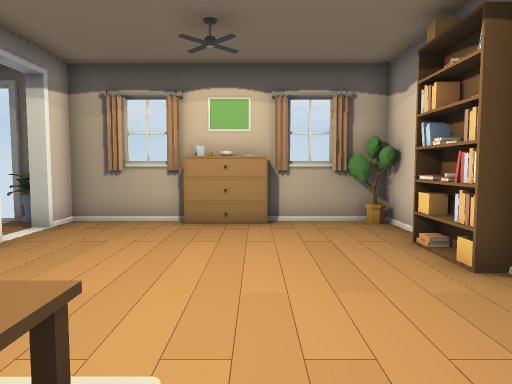
view 1 (above)

22 first-person views from a walk through a 3-D level made in the Unity game engine. The camera is 1.5 m above the floor, tilts 4° down and sees 70° across. Doors are open. The floor is counted in squares, 1 m on a side. Each view is taken from the middle of a square. On the plan, view 1 faces up. The plan holds only what a view shows up to about 16 squares ahead; the rest is blank. Some animated figures are not drawn.

view 2
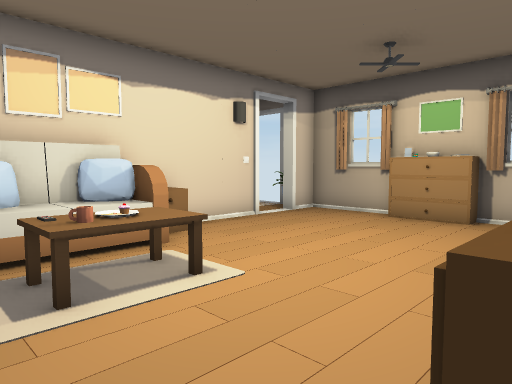

view 3
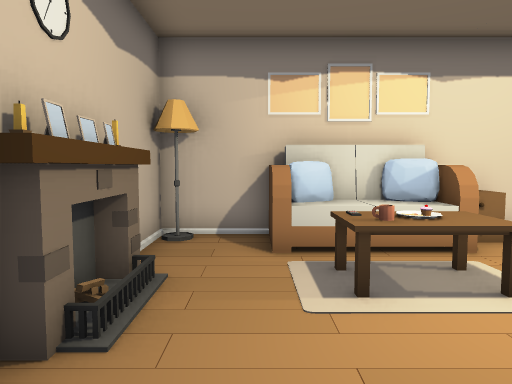

view 4
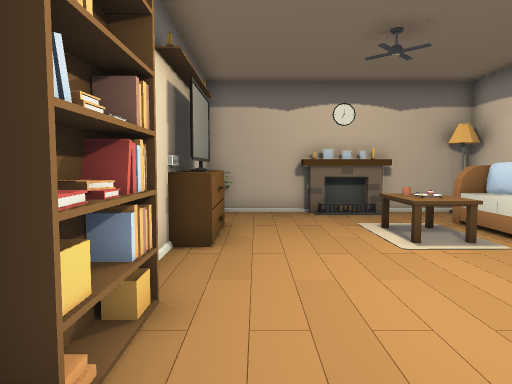

view 5
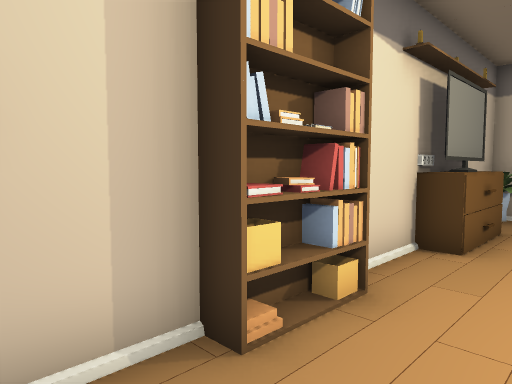

view 6
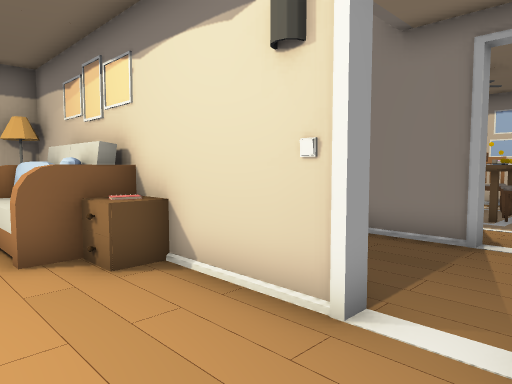

view 7
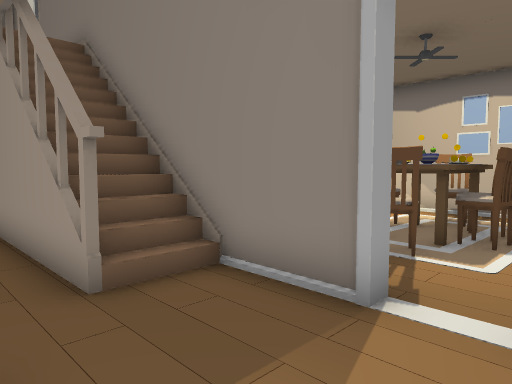

view 8
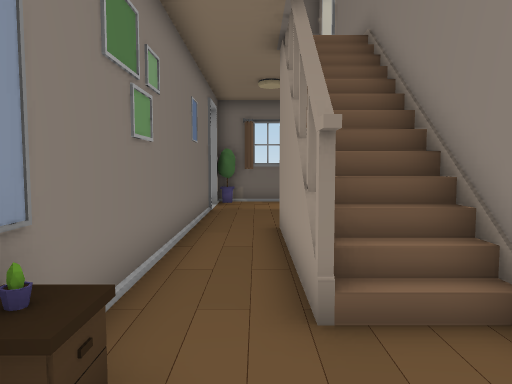

view 9
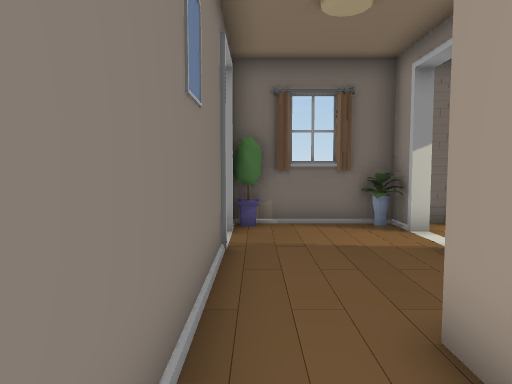

view 10
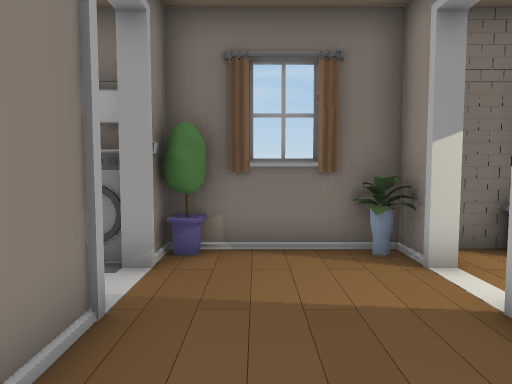

view 11
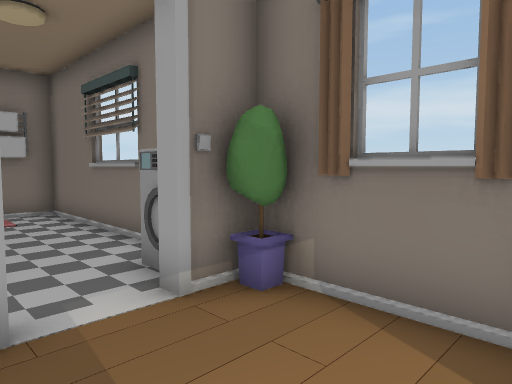

view 12
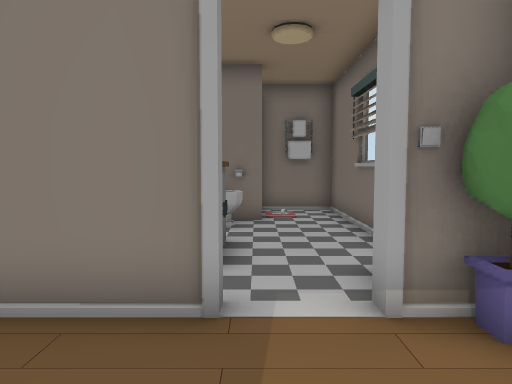

view 13
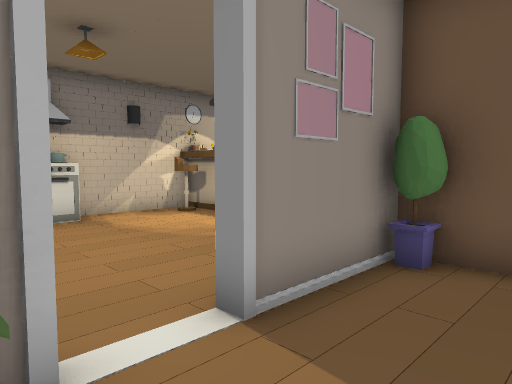

view 14
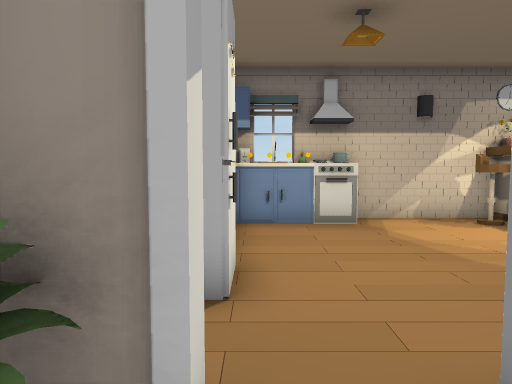

view 15
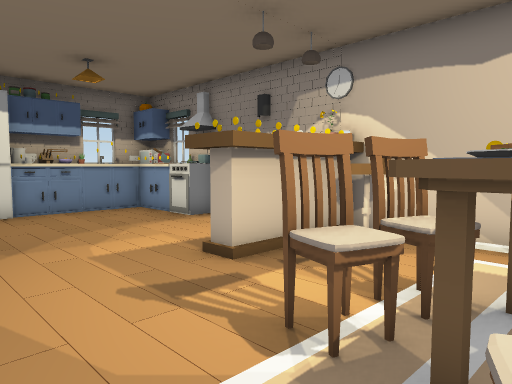

view 16
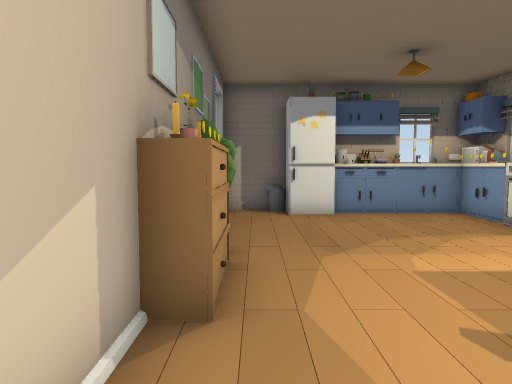

view 17
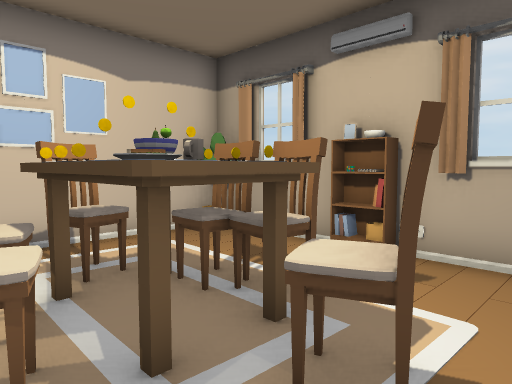

view 18
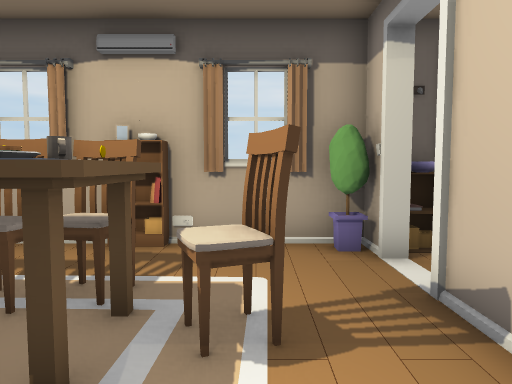

view 19
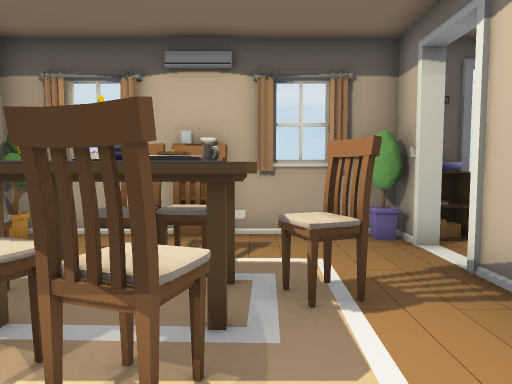

view 20
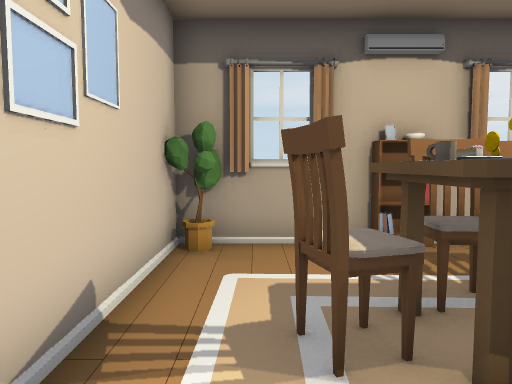

view 21
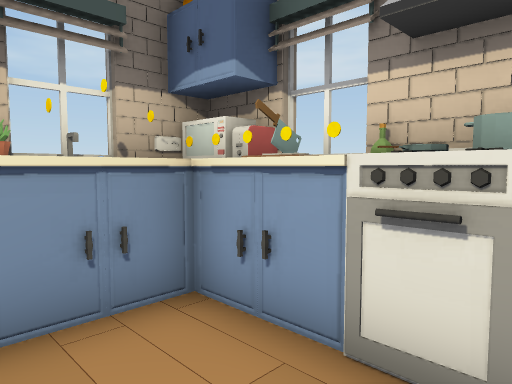

view 22
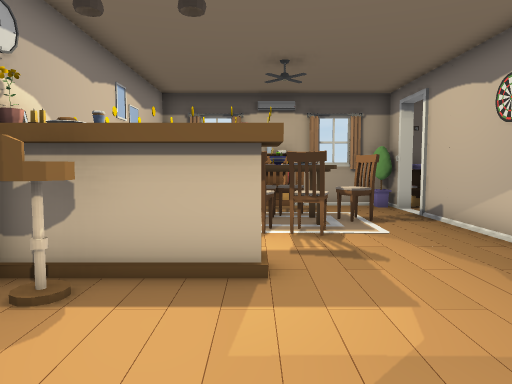

### Floor plan
Points are (right, up) in squares from view 1. A wall is a line through its corners. A room is listed if a view was taken in it or the views show most of it. See-through windows are left out.
Room 1 (views 1, 2, 3, 4, 5, 6, 9)
walls: (2.8, 1.5) (2.8, 2.3) (3.6, 2.3); (2.8, -0.5) (2.8, 0.6); (-5.4, 3.5) (-5.4, 4.4); (-5.1, -0.5) (-5.1, -2.5); (0.5, -3.1) (3.6, -3.1) (3.6, 10.1) (0.5, 10.1); (-5.1, 5.5) (-5.1, 3.4); (-4.5, -3.1) (-2.4, -3.1); (1.2, -4.5) (1.2, -4); (-7.6, 4.6) (-7.6, -1.1); (-1.4, 9.5) (-1.9, 9.5); (-2, 10.1) (-5.1, 10.1) (-5.1, 8.8); (-2.1, -7.6) (3.6, -7.6) (3.6, -5.1)
low walls: (-5.1, 3.9) (-4.2, 3.9) (-4.2, 2.9)
ways out: opening at (-6.5, 5) to room 2; open door at (-5, 8) to room 2; opening at (-6.5, -1) to room 3; open door at (-5, -5.5) to room 3
objects: other object (-5, -7) to (-4, -7); sofa (-5, -1) to (-3, 2); other object (-5, 3); pillow (-4, 0); pillow (-4, 2); other object (-3, -4); other object (-2, -3); table (-2, 0) to (-1, 2); fireplace (-1, -3); other object (-1, 1); other object (-1, 10); toilet (0, -5); other object (0, -3); other object (0, 10); other object (1, -5); books (3, 5); books (3, 6); books (3, 7)
Room 2 (views 7, 8)
walls: (-5.1, 7.2) (-5.1, 5.5); (-9.6, 7.2) (-9.6, 4.5); (-8.6, 9.3) (-9.4, 9.3); (-5.4, 4.4) (-5.4, 5.6); (-6.2, 10.1) (-6.8, 10.1); (-8.2, 10.1) (-9.1, 10.1)
low walls: (-8.5, 4.2) (-7.7, 4.2)
ways out: opening at (-6.5, 5) to room 1; open door at (-5, 8) to room 1; opening at (-9, 4) to room 4; open door at (-10, 8) to room 4; open door at (-7.5, 10)
objects: flower (-6, 5); nightstand (-6, 6)
Room 3 (views 10, 11, 12, 13, 14)
walls: (-5.4, -4.6) (-5.4, -0.4); (-9.6, -6.3) (-9.6, -7.6) (-5.4, -7.6) (-5.4, -6.3); (-9.6, -1.5) (-9.6, -4.6)
ways out: opening at (-6.5, -1) to room 1; open door at (-5, -5.5) to room 1; opening at (-9, -1) to room 4; open door at (-10, -5.5) to room 4
objects: flower (-9, -7); flower (-6, -7); lamp (-5, -3)
Room 4 (views 15, 16, 17, 18, 19, 20, 21, 22)
walls: (-9.9, 1.5) (-9.9, 7.2); (-9.6, 4.5) (-9.6, 1.5); (-12.1, -7.6) (-10, -7.6); (-9.9, 8.8) (-9.9, 10.1) (-13.5, 10.1); (-14.4, 10.1) (-18.6, 10.1) (-18.6, -6.6); (-14.7, 10.1) (-14.7, 9.6); (-18.1, -7.6) (-14.3, -7.6)
ways out: opening at (-9, 4) to room 2; open door at (-10, 8) to room 2; opening at (-9, -1) to room 3; open door at (-10, -5.5) to room 3
objects: other object (-18, -7); other object (-18, -6); other object (-18, -5); oven (-18, -4) to (-17, -3); chair (-18, 0) to (-17, 0); other object (-18, 1); chair (-18, 2) to (-17, 3); other object (-17, 1) to (-16, 1); chair (-17, 6) to (-16, 6); table (-16, 5); table (-16, 7); chair (-15, 4) to (-15, 5); other object (-15, 6); chair (-15, 7); other object (-14, -7); chair (-14, 4) to (-14, 5); chair (-14, 7) to (-14, 8); fridge (-13, -7) to (-12, -6); table (-13, 5); other object (-13, 6); table (-13, 7); bin (-12, -7); chair (-12, 6) to (-12, 7); other object (-11, -7); flower (-11, -1); other object (-10, 0); flower (-9, -1); flower (-9, 0); mirror (-9, 1)

Where each view was taken, in squares from view 1:
view 1: 0 up, 0 right, facing up
view 2: 1 down, 3 right, facing up-left
view 3: 1 down, 3 right, facing left
view 4: 9 up, 2 right, facing down
view 5: 9 up, 1 right, facing down-right
view 6: 9 up, 2 left, facing down-left
view 7: 9 up, 6 left, facing down-left
view 8: 8 up, 7 left, facing down
view 9: 2 up, 6 left, facing down
view 10: 1 down, 7 left, facing down
view 11: 4 down, 9 left, facing down-right
view 12: 5 down, 9 left, facing right
view 13: 7 down, 7 left, facing up-left
view 14: 6 down, 8 left, facing left
view 15: 6 up, 11 left, facing down-left
view 16: 5 up, 11 left, facing down
view 17: 4 up, 11 left, facing up-left
view 18: 3 up, 12 left, facing up
view 19: 2 up, 13 left, facing up
view 20: 3 up, 17 left, facing up
view 21: 3 down, 15 left, facing down-left
view 22: 4 down, 15 left, facing up
